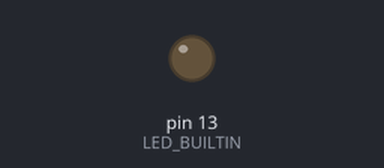
The sketch below on a simulated Arduino Uno, built with avr-gcc and run on an emulated ATmega328P. On the bench: output pins drawn as LEDs (lit = HIGH).

Above: at 1.0 s.
At 12.0 s:
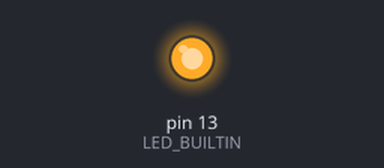
Timing chart, 0 to 13.0 s (numbered marks = the images above):
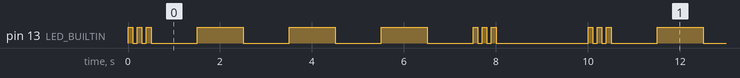

The sketch:

Day01.ino
```cpp
// Blink SOS on built in LED on Hero board

void setup() {
   pinMode(LED_BUILTIN, OUTPUT);
}

void loop() {
   digitalWrite(LED_BUILTIN, HIGH); // turn the LED on (HIGH is the voltage level)
   delay(100); // wait for a 1/10 of a second
   digitalWrite(LED_BUILTIN, LOW); // turn the LED off by making the voltage LOW
   delay(100); // wait for a 1/10 of a second
   digitalWrite(LED_BUILTIN, HIGH); // turn the LED on (HIGH is the voltage level)
   delay(100); // wait for a 1/10 of a second
   digitalWrite(LED_BUILTIN, LOW); // turn the LED off by making the voltage LOW
   delay(100); // wait for a 1/10 of a second
   digitalWrite(LED_BUILTIN, HIGH); // turn the LED on (HIGH is the voltage level)
   delay(100); // wait for a 1/10 of a second
   digitalWrite(LED_BUILTIN, LOW); // turn the LED off by making the voltage LOW
   delay(1000); // wait for a second

  digitalWrite(LED_BUILTIN, HIGH); // turn the LED on (HIGH is the voltage level)
   delay(1000); // wait for a second
   digitalWrite(LED_BUILTIN, LOW); // turn the LED off by making the voltage LOW
   delay(1000); // wait for a second
   digitalWrite(LED_BUILTIN, HIGH); // turn the LED on (HIGH is the voltage level)
   delay(1000); // wait for a second
   digitalWrite(LED_BUILTIN, LOW); // turn the LED off by making the voltage LOW
   delay(1000); // wait for a second
   digitalWrite(LED_BUILTIN, HIGH); // turn the LED on (HIGH is the voltage level)
   delay(1000); // wait for a second
   digitalWrite(LED_BUILTIN, LOW); // turn the LED off by making the voltage LOW
   delay(1000); // wait for a second

   digitalWrite(LED_BUILTIN, HIGH); // turn the LED on (HIGH is the voltage level)
   delay(100); // wait for a 1/10 of a second
   digitalWrite(LED_BUILTIN, LOW); // turn the LED off by making the voltage LOW
   delay(100); // wait for a 1/10 of a second
   digitalWrite(LED_BUILTIN, HIGH); // turn the LED on (HIGH is the voltage level)
   delay(100); // wait for a 1/10 of a second
   digitalWrite(LED_BUILTIN, LOW); // turn the LED off by making the voltage LOW
   delay(100); // wait for a 1/10 of a second
   digitalWrite(LED_BUILTIN, HIGH); // turn the LED on (HIGH is the voltage level)
   delay(100); // wait for a 1/10 of a second
   digitalWrite(LED_BUILTIN, LOW); // turn the LED off by making the voltage LOW
   delay(2000); // wait for 2 seconds
}
```

Measured:
- by itself, pin 13 (LED_BUILTIN): repeats every 10.0 s: 2 × (LOW 0.10 s, HIGH 0.10 s), 3 × (LOW 1.0 s, HIGH 1.0 s), LOW 1.0 s, 2 × (HIGH 0.10 s, LOW 0.10 s), HIGH 0.10 s, LOW 2.0 s, HIGH 0.10 s
- by itself, everything shown: repeats every 10.0 s, in 18 steps
